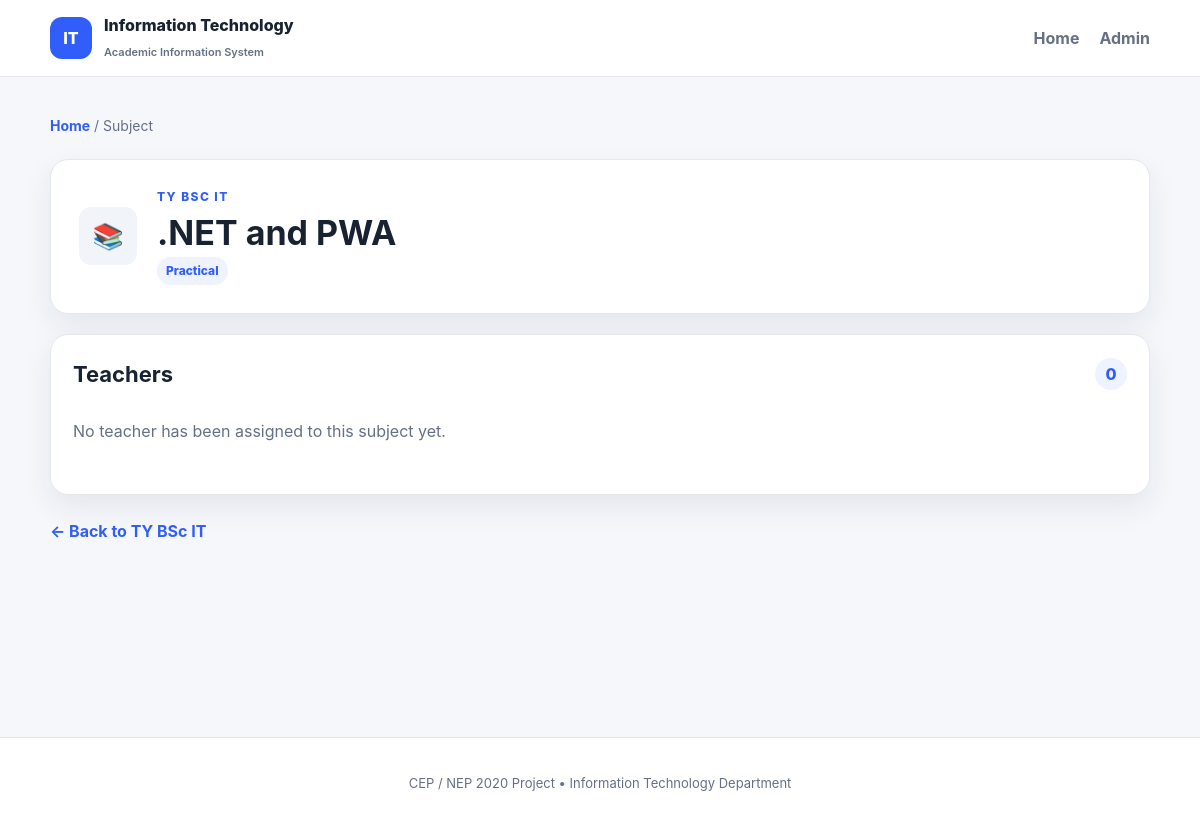
Screenshot of /subject/1 with the database file from the repository.
### tables this page shows
CREATE TABLE years (
    id INTEGER PRIMARY KEY,
    name TEXT NOT NULL UNIQUE
);

CREATE TABLE subjects (
    id INTEGER PRIMARY KEY AUTOINCREMENT,
    name TEXT NOT NULL,
    subject_type TEXT NOT NULL,
    year_id INTEGER NOT NULL,
    FOREIGN KEY (year_id) REFERENCES years(id) ON DELETE CASCADE
);

### app.py (the view)
@app.route("/subject/<int:subject_id>")
def subject_detail(subject_id):
    conn = get_db()
    subject = conn.execute("""
        SELECT s.*, y.name AS year_name
        FROM subjects s
        JOIN years y ON y.id = s.year_id
        WHERE s.id = ?
    """, (subject_id,)).fetchone()
    if not subject:
        conn.close()
        abort(404)
    teachers = conn.execute("""
        SELECT t.*
        FROM teachers t
        JOIN teacher_subject ts ON ts.teacher_id = t.id
        WHERE ts.subject_id = ?
        ORDER BY t.name
    """, (subject_id,)).fetchall()
    conn.close()
    return render_template("subject_detail.html", subject=subject, teachers=teachers)

### app.py (called while the page is built)
def get_db():
    conn = sqlite3.connect(DB_PATH)
    conn.row_factory = sqlite3.Row
    conn.execute("PRAGMA foreign_keys = ON")
    return conn

@app.context_processor
def inject_globals():
    return {"years": YEARS}

### templates/subject_detail.html (shortened to what this page needs)
{% extends "base.html" %}
{% block content %}
<div class="breadcrumb"><a href="{{ url_for('index') }}">Home</a> / Subject</div>
<section class="detail-hero">
    <span class="subject-icon large">📚</span>
    <div>
        <p class="eyebrow">{{ subject.year_name }}</p>
        <h1>{{ subject.name }}</h1>
        <span class="badge">{{ subject.subject_type }}</span>
    </div>
</section>
<section class="panel">
    <div class="panel-head"><h2>Teachers</h2><span class="count">{{ teachers|length }}</span></div>
    {% if teachers %}
    <div class="list">
        {% for teacher in teachers %}
        <a class="list-item" href="{{ url_for('teacher_detail', teacher_id=teacher.id) }}">
            <span class="avatar">{{ teacher.name[0] }}</span>
            <span><strong>{{ teacher.name }}</strong><small>{{ teacher.department }}</small></span>
            <span class="chevron">›</span>
        </a>
        {% endfor %}
    </div>
    {% else %}
    <p class="empty">No teacher has been assigned to this subject yet.</p>
    {% endif %}
</section>
<a class="back-link" href="{{ url_for('year_page', year_id=subject.year_id) }}">← Back to {{ subject.year_name }}</a>
{% endblock %}

### static/style.css (style rules this page uses)
:root { --bg:#f5f7fb; --surface:#ffffff; --text:#182230; --muted:#667085; --line:#e5e7eb; --primary:#315efb; --primary-dark:#2348c9; --soft:#eef3ff; --success:#e9f8ef; --danger:#b42318; --shadow:0 12px 30px rgba(24,34,48,.08); --radius:18px; }
* { box-sizing:border-box }
body { margin:0;background:var(--bg);color:var(--text);font-family:Inter,Segoe UI,Arial,sans-serif;line-height:1.55 }
a { color:inherit;text-decoration:none }
.eyebrow { text-transform:uppercase;letter-spacing:.12em;font-size:12px;font-weight:800;color:var(--primary);margin:0 0 8px }
h1 { font-size:clamp(30px,5vw,48px);line-height:1.1;margin:0 0 12px }
h2 { font-size:22px;margin:0 }
.breadcrumb { color:var(--muted);font-size:14px;margin-bottom:22px }
.breadcrumb a,.back-link { color:var(--primary);font-weight:700 }
.panel { background:var(--surface);border:1px solid var(--line);border-radius:var(--radius);padding:22px;box-shadow:var(--shadow);margin-bottom:20px }
.panel-head { display:flex;justify-content:space-between;align-items:center;margin-bottom:16px }
.count { min-width:32px;height:32px;padding:0 9px;border-radius:999px;background:var(--soft);color:var(--primary);display:grid;place-items:center;font-weight:800 }
.subject-icon { width:40px;height:40px;border-radius:12px;background:#f1f5f9;display:grid;place-items:center }
.subject-icon.large { width:58px;height:58px;font-size:25px }
.empty { color:var(--muted);padding:12px 0 }
.back-link { display:inline-block;margin-top:4px }
.profile-card,.detail-hero { background:var(--surface);border:1px solid var(--line);border-radius:var(--radius);padding:28px;display:flex;align-items:center;gap:20px;box-shadow:var(--shadow);margin-bottom:20px }
.profile-card h1,.detail-hero h1 { font-size:34px;margin:0 0 5px }
.badge { display:inline-block;padding:5px 9px;border-radius:999px;background:var(--soft);color:var(--primary);font-size:12px;font-weight:800 }

### rows the page displays
years: year_name "TY BSC IT", year_name "TY BSc IT"
subjects: name ".NET and PWA", subject_type "Practical"

### other values shown
{{ teachers|length }} "0"
